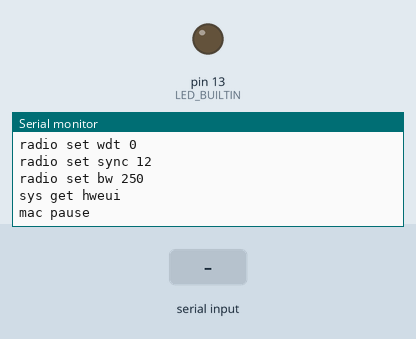
Simulated run of this sketch. Board: Arduino Uno, built with avr-gcc and run on an emulated ATmega328P. Shown: output pins drawn as LEDs (lit = HIGH), the last lines printed to the serial monitor. The inputs (shaded band) are chosen by the test bench.

Above: at 20.4 s.
20.5 s: "radio_rx\n" received over the second serial link
At 22.4 s:
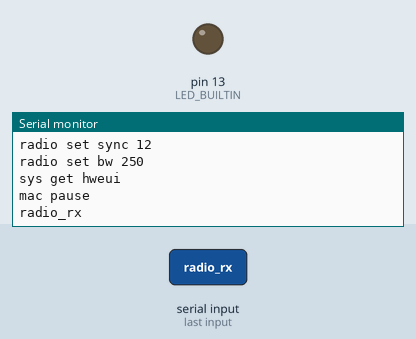
22.7 s: "f\n" received over the second serial link
At 24.3 s:
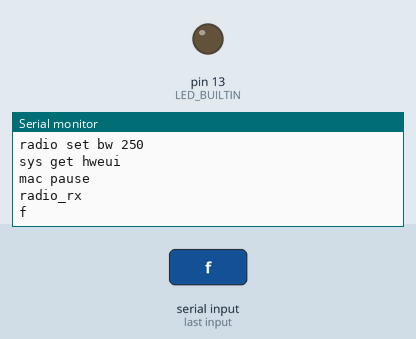
24.7 s: "90,45\n" received over the second serial link
At 25.9 s:
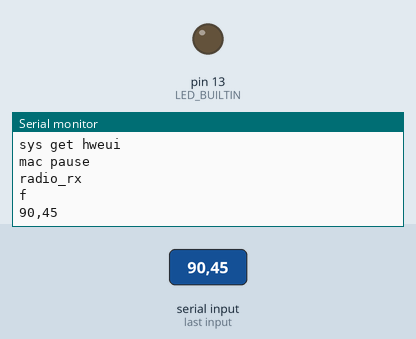

The sketch:

BioMedReceiveLoRa.ino
```cpp
#include <SoftwareSerial.h>

SoftwareSerial loraSerial (2, 3); //rx 2 tx 3
bool flag;

void setup() {
  Serial.begin(9600);
  loraSerial.begin(57600);
  pinMode(LED_BUILTIN, OUTPUT);
  RN2483_init();
  flag = true;
}

void loop() {
  if(flag){
    loraSerial.println("radio rx 0");
    //flag = false;
  }
  while (loraSerial.available() > 0) {
    String loraResponse = loraSerial.readStringUntil('\n');
    Serial.println(loraResponse);
    if(loraResponse.indexOf("radio_rx") == 0){
      loraResponse.replace("radio_rx", "");
      loraResponse.trim();
      loraResponse.toLowerCase();
      Serial.println(loraResponse);
      String str = hextostr(loraResponse);
      Serial.println(str);
    }
 }
 delay(1000);
}

void RN2483_init(){
  sendcmd("sys reset");
  sendcmd("radio set mod lora");
  sendcmd("radio set freq 868100000");
  sendcmd("radio set pwr 14");
  sendcmd("radio set sf sf12");
  sendcmd("radio set afcbw 125");
  sendcmd("radio set rxbw 250");
  sendcmd("radio set fdev 5000");
  sendcmd("radio set prlen 8");
  sendcmd("radio set crc on");
  sendcmd("radio set cr 4/8");
  sendcmd("radio set wdt 0");
  sendcmd("radio set sync 12");
  sendcmd("radio set bw 250");
  sendcmd("sys get hweui");
  sendcmd("mac pause");
}

void sendcmd(String data) {
  loraSerial.listen();
  Serial.println(data);
  loraSerial.println(data);
  String loraResponse = loraSerial.readStringUntil('\n');
  Serial.println(loraResponse);
  delay(200);
}

String strtohex(String data){
  String sh;
  char ch;
  Serial.println();
  Serial.println(data);
  Serial.println("len : " + data.length());
  for (int i=0;i<data.length();i++){
    ch = data.charAt(i);
    sh += String(ch,HEX);
    Serial.println(ch + " = " + String(ch,HEX));
  }
  return sh;
}

String hextostr(String data){
  String sh;char ch;
  String msbStr;String lsbStr;
  short msb;short lsb;
  short msbByte;

  for (int i=0; i < data.length(); i+=2){
    msbStr = hexVal(data.charAt(i));
    lsbStr = hexVal(data.charAt(i+1));
    msb = (short) msbStr.toInt();
    lsb = (short) lsbStr.toInt();
    msbByte = msb << 4;
    ch = char(msbByte | lsb);
    sh += String(ch);
  }
  return sh;
}

String hexVal(char data){
  String ret = "";

  switch (data) {
    case 'a':
      ret = "10";
      break;
    case 'b':
      ret = "11";
      break;
    case 'c':
      ret = "12";
      break;
    case 'd':
      ret = "13";
      break;
    case 'e':
      ret = "14";
      break;
    case 'f':
      ret = "15";
      break;
    default:
    ret = data;
    break;
  }

  return ret;

}
```

Measured:
- after the input at 20.5 s, the serial monitor: prints a new line after 0.73 s (image 1)
- after the input at 22.7 s, the serial monitor: prints a new line after 0.54 s (image 2)
- after the input at 24.7 s, the serial monitor: prints a new line after 0.54 s (image 3)
